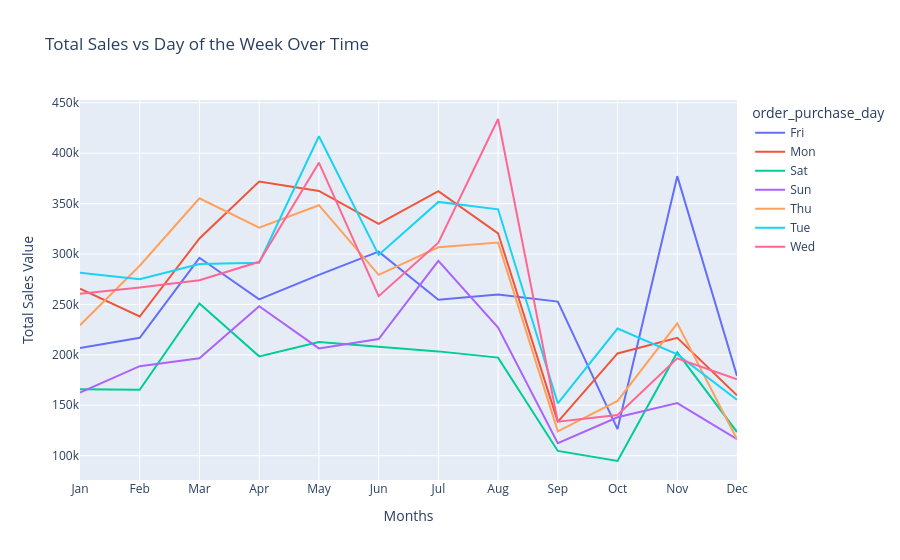

The notebook cell this image was saved under:
### Code cell
# Plot

# Chart
fig = px.line(sales_per_purchase_month, 
              x = "order_purchase_mon", 
              y = "payment_value", 
              color = 'order_purchase_day', 
              title = 'Total Sales vs Day of the Week Over Time')

# Layout
fig.update_layout(title = "Total Sales vs Day of the Week Over Time",
                  xaxis_title = "Months",
                  yaxis_title = "Total Sales Value")
fig.show()

### Figure 1 — Plotly figure (JSON) as saved in the notebook; plotly's stock layout.template omitted (floating-point values rounded to 4 significant figures)
{"data": [{"hovertemplate": "order_purchase_day=Fri<br>order_purchase_mon=%{x}<br>payment_value=%{y}<extra></extra>", "legendgroup": "Fri", "line": {"color": "#636efa", "dash": "solid"}, "marker": {"symbol": "circle"}, "mode": "lines", "name": "Fri", "orientation": "v", "showlegend": true, "type": "scatter", "x": ["Jan", "Feb", "Mar", "Apr", "May", "Jun", "Jul", "Aug", "Sep", "Oct", "Nov", "Dec"], "xaxis": "x", "y": [206800.0, 216900.0, 296200.0, 255000.0, 279300.0, 302300.0, 254600.0, 259900.0, 252800.0, 126400.0, 377200.0, 178900.0], "yaxis": "y"}, {"hovertemplate": "order_purchase_day=Mon<br>order_purchase_mon=%{x}<br>payment_value=%{y}<extra></extra>", "legendgroup": "Mon", "line": {"color": "#EF553B", "dash": "solid"}, "marker": {"symbol": "circle"}, "mode": "lines", "name": "Mon", "orientation": "v", "showlegend": true, "type": "scatter", "x": ["Jan", "Feb", "Mar", "Apr", "May", "Jun", "Jul", "Aug", "Sep", "Oct", "Nov", "Dec"], "xaxis": "x", "y": [265600.0, 238000.0, 315400.0, 371900.0, 362500.0, 330000.0, 362400.0, 320500.0, 133500.0, 201400.0, 216900.0, 159900.0], "yaxis": "y"}, {"hovertemplate": "order_purchase_day=Sat<br>order_purchase_mon=%{x}<br>payment_value=%{y}<extra></extra>", "legendgroup": "Sat", "line": {"color": "#00cc96", "dash": "solid"}, "marker": {"symbol": "circle"}, "mode": "lines", "name": "Sat", "orientation": "v", "showlegend": true, "type": "scatter", "x": ["Jan", "Feb", "Mar", "Apr", "May", "Jun", "Jul", "Aug", "Sep", "Oct", "Nov", "Dec"], "xaxis": "x", "y": [165900.0, 165400.0, 251000.0, 198500.0, 212700.0, 207900.0, 203400.0, 197300.0, 104700.0, 94710.0, 202400.0, 123400.0], "yaxis": "y"}, {"hovertemplate": "order_purchase_day=Sun<br>order_purchase_mon=%{x}<br>payment_value=%{y}<extra></extra>", "legendgroup": "Sun", "line": {"color": "#ab63fa", "dash": "solid"}, "marker": {"symbol": "circle"}, "mode": "lines", "name": "Sun", "orientation": "v", "showlegend": true, "type": "scatter", "x": ["Jan", "Feb", "Mar", "Apr", "May", "Jun", "Jul", "Aug", "Sep", "Oct", "Nov", "Dec"], "xaxis": "x", "y": [162600.0, 188800.0, 196500.0, 248300.0, 206400.0, 215700.0, 293200.0, 227100.0, 112300.0, 138100.0, 152200.0, 116400.0], "yaxis": "y"}, {"hovertemplate": "order_purchase_day=Thu<br>order_purchase_mon=%{x}<br>payment_value=%{y}<extra></extra>", "legendgroup": "Thu", "line": {"color": "#FFA15A", "dash": "solid"}, "marker": {"symbol": "circle"}, "mode": "lines", "name": "Thu", "orientation": "v", "showlegend": true, "type": "scatter", "x": ["Jan", "Feb", "Mar", "Apr", "May", "Jun", "Jul", "Aug", "Sep", "Oct", "Nov", "Dec"], "xaxis": "x", "y": [229300.0, 288400.0, 355200.0, 326100.0, 348400.0, 279300.0, 306700.0, 311300.0, 124100.0, 154300.0, 231200.0, 116300.0], "yaxis": "y"}, {"hovertemplate": "order_purchase_day=Tue<br>order_purchase_mon=%{x}<br>payment_value=%{y}<extra></extra>", "legendgroup": "Tue", "line": {"color": "#19d3f3", "dash": "solid"}, "marker": {"symbol": "circle"}, "mode": "lines", "name": "Tue", "orientation": "v", "showlegend": true, "type": "scatter", "x": ["Jan", "Feb", "Mar", "Apr", "May", "Jun", "Jul", "Aug", "Sep", "Oct", "Nov", "Dec"], "xaxis": "x", "y": [281500.0, 275000.0, 290100.0, 291400.0, 416800.0, 299100.0, 351700.0, 344300.0, 151900.0, 226100.0, 200400.0, 155500.0], "yaxis": "y"}, {"hovertemplate": "order_purchase_day=Wed<br>order_purchase_mon=%{x}<br>payment_value=%{y}<extra></extra>", "legendgroup": "Wed", "line": {"color": "#FF6692", "dash": "solid"}, "marker": {"symbol": "circle"}, "mode": "lines", "name": "Wed", "orientation": "v", "showlegend": true, "type": "scatter", "x": ["Jan", "Feb", "Mar", "Apr", "May", "Jun", "Jul", "Aug", "Sep", "Oct", "Nov", "Dec"], "xaxis": "x", "y": [260600.0, 266700.0, 274100.0, 292200.0, 390600.0, 258200.0, 311300.0, 433900.0, 133700.0, 140300.0, 196600.0, 175800.0], "yaxis": "y"}], "layout": {"legend": {"title": {"text": "order_purchase_day"}, "tracegroupgap": 0}, "title": {"text": "Total Sales vs Day of the Week Over Time"}, "xaxis": {"anchor": "y", "domain": [0, 1], "title": {"text": "Months"}}, "yaxis": {"anchor": "x", "domain": [0, 1], "title": {"text": "Total Sales Value"}}}}
